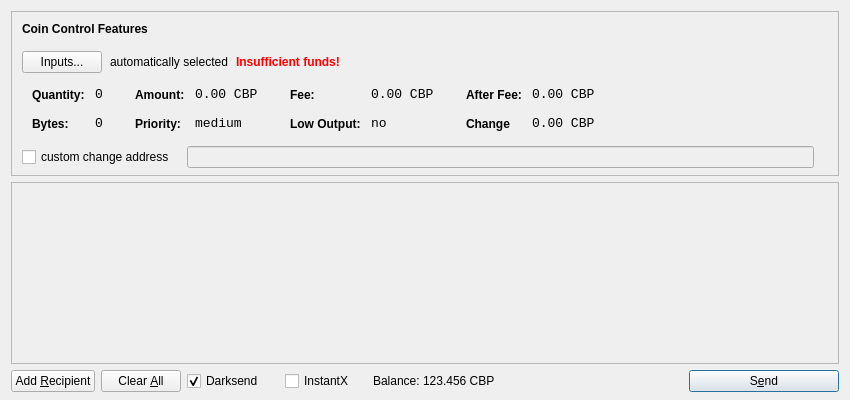
<?xml version="1.0" encoding="UTF-8"?>
<ui version="4.0">
 <class>SendCoinsDialog</class>
 <widget class="QDialog" name="SendCoinsDialog">
  <property name="geometry">
   <rect>
    <x>0</x>
    <y>0</y>
    <width>850</width>
    <height>400</height>
   </rect>
  </property>
  <property name="windowTitle">
   <string>Send Coins</string>
  </property>
  <layout class="QVBoxLayout" name="verticalLayout" stretch="0,1,0">
   <property name="bottomMargin">
    <number>8</number>
   </property>
   <item>
    <widget class="QFrame" name="frameCoinControl">
     <property name="sizePolicy">
      <sizepolicy hsizetype="Expanding" vsizetype="Expanding">
       <horstretch>0</horstretch>
       <verstretch>0</verstretch>
      </sizepolicy>
     </property>
     <property name="maximumSize">
      <size>
       <width>16777215</width>
       <height>16777215</height>
      </size>
     </property>
     <property name="frameShape">
      <enum>QFrame::StyledPanel</enum>
     </property>
     <property name="frameShadow">
      <enum>QFrame::Sunken</enum>
     </property>
     <layout class="QVBoxLayout" name="verticalLayoutCoinControl2">
      <property name="spacing">
       <number>-1</number>
      </property>
      <property name="leftMargin">
       <number>0</number>
      </property>
      <property name="topMargin">
       <number>0</number>
      </property>
      <property name="rightMargin">
       <number>0</number>
      </property>
      <property name="bottomMargin">
       <number>6</number>
      </property>
      <item>
       <layout class="QVBoxLayout" name="verticalLayoutCoinControl" stretch="0,0,0,0,1">
        <property name="spacing">
         <number>0</number>
        </property>
        <property name="leftMargin">
         <number>10</number>
        </property>
        <property name="topMargin">
         <number>10</number>
        </property>
        <item>
         <layout class="QHBoxLayout" name="horizontalLayoutCoinControl1">
          <property name="bottomMargin">
           <number>15</number>
          </property>
          <item>
           <widget class="QLabel" name="labelCoinControlFeatures">
            <property name="sizePolicy">
             <sizepolicy hsizetype="Preferred" vsizetype="Maximum">
              <horstretch>0</horstretch>
              <verstretch>0</verstretch>
             </sizepolicy>
            </property>
            <property name="font">
             <font>
              <weight>75</weight>
              <bold>true</bold>
             </font>
            </property>
            <property name="styleSheet">
             <string notr="true">font-weight:bold;</string>
            </property>
            <property name="text">
             <string>Coin Control Features</string>
            </property>
           </widget>
          </item>
         </layout>
        </item>
        <item>
         <layout class="QHBoxLayout" name="horizontalLayoutCoinControl2" stretch="0,0,0,0">
          <property name="spacing">
           <number>8</number>
          </property>
          <property name="bottomMargin">
           <number>10</number>
          </property>
          <item>
           <widget class="QPushButton" name="pushButtonCoinControl">
            <property name="styleSheet">
             <string notr="true"/>
            </property>
            <property name="text">
             <string>Inputs...</string>
            </property>
           </widget>
          </item>
          <item>
           <widget class="QLabel" name="labelCoinControlAutomaticallySelected">
            <property name="text">
             <string>automatically selected</string>
            </property>
            <property name="margin">
             <number>5</number>
            </property>
           </widget>
          </item>
          <item>
           <widget class="QLabel" name="labelCoinControlInsuffFunds">
            <property name="font">
             <font>
              <weight>75</weight>
              <bold>true</bold>
             </font>
            </property>
            <property name="styleSheet">
             <string notr="true">color:red;font-weight:bold;</string>
            </property>
            <property name="text">
             <string>Insufficient funds!</string>
            </property>
            <property name="margin">
             <number>5</number>
            </property>
           </widget>
          </item>
          <item>
           <spacer name="horizontalSpacerCoinControl">
            <property name="orientation">
             <enum>Qt::Horizontal</enum>
            </property>
            <property name="sizeHint" stdset="0">
             <size>
              <width>40</width>
              <height>1</height>
             </size>
            </property>
           </spacer>
          </item>
         </layout>
        </item>
        <item>
         <widget class="QWidget" name="widgetCoinControl" native="true">
          <property name="sizePolicy">
           <sizepolicy hsizetype="Preferred" vsizetype="Preferred">
            <horstretch>0</horstretch>
            <verstretch>0</verstretch>
           </sizepolicy>
          </property>
          <property name="minimumSize">
           <size>
            <width>0</width>
            <height>0</height>
           </size>
          </property>
          <property name="styleSheet">
           <string notr="true"/>
          </property>
          <layout class="QHBoxLayout" name="horizontalLayoutCoinControl5">
           <property name="margin">
            <number>0</number>
           </property>
           <item>
            <layout class="QHBoxLayout" name="horizontalLayoutCoinControl3" stretch="0,0,0,1">
             <property name="spacing">
              <number>20</number>
             </property>
             <property name="topMargin">
              <number>0</number>
             </property>
             <property name="bottomMargin">
              <number>10</number>
             </property>
             <item>
              <layout class="QFormLayout" name="formLayoutCoinControl1">
               <property name="horizontalSpacing">
                <number>10</number>
               </property>
               <property name="verticalSpacing">
                <number>14</number>
               </property>
               <property name="leftMargin">
                <number>10</number>
               </property>
               <property name="topMargin">
                <number>4</number>
               </property>
               <property name="rightMargin">
                <number>6</number>
               </property>
               <item row="0" column="0">
                <widget class="QLabel" name="labelCoinControlQuantityText">
                 <property name="styleSheet">
                  <string notr="true">font-weight:bold;</string>
                 </property>
                 <property name="text">
                  <string>Quantity:</string>
                 </property>
                 <property name="margin">
                  <number>0</number>
                 </property>
                </widget>
               </item>
               <item row="0" column="1">
                <widget class="QLabel" name="labelCoinControlQuantity">
                 <property name="font">
                  <font>
                   <family>Monospace</family>
                   <pointsize>10</pointsize>
                  </font>
                 </property>
                 <property name="cursor">
                  <cursorShape>IBeamCursor</cursorShape>
                 </property>
                 <property name="contextMenuPolicy">
                  <enum>Qt::ActionsContextMenu</enum>
                 </property>
                 <property name="text">
                  <string>0</string>
                 </property>
                 <property name="margin">
                  <number>0</number>
                 </property>
                 <property name="textInteractionFlags">
                  <set>Qt::LinksAccessibleByMouse|Qt::TextSelectableByKeyboard|Qt::TextSelectableByMouse</set>
                 </property>
                </widget>
               </item>
               <item row="1" column="0">
                <widget class="QLabel" name="labelCoinControlBytesText">
                 <property name="styleSheet">
                  <string notr="true">font-weight:bold;</string>
                 </property>
                 <property name="text">
                  <string>Bytes:</string>
                 </property>
                </widget>
               </item>
               <item row="1" column="1">
                <widget class="QLabel" name="labelCoinControlBytes">
                 <property name="font">
                  <font>
                   <family>Monospace</family>
                   <pointsize>10</pointsize>
                  </font>
                 </property>
                 <property name="cursor">
                  <cursorShape>IBeamCursor</cursorShape>
                 </property>
                 <property name="contextMenuPolicy">
                  <enum>Qt::ActionsContextMenu</enum>
                 </property>
                 <property name="text">
                  <string>0</string>
                 </property>
                 <property name="textInteractionFlags">
                  <set>Qt::LinksAccessibleByMouse|Qt::TextSelectableByKeyboard|Qt::TextSelectableByMouse</set>
                 </property>
                </widget>
               </item>
              </layout>
             </item>
             <item>
              <layout class="QFormLayout" name="formLayoutCoinControl2">
               <property name="horizontalSpacing">
                <number>10</number>
               </property>
               <property name="verticalSpacing">
                <number>14</number>
               </property>
               <property name="leftMargin">
                <number>6</number>
               </property>
               <property name="topMargin">
                <number>4</number>
               </property>
               <property name="rightMargin">
                <number>6</number>
               </property>
               <item row="0" column="0">
                <widget class="QLabel" name="labelCoinControlAmountText">
                 <property name="styleSheet">
                  <string notr="true">font-weight:bold;</string>
                 </property>
                 <property name="text">
                  <string>Amount:</string>
                 </property>
                 <property name="margin">
                  <number>0</number>
                 </property>
                </widget>
               </item>
               <item row="0" column="1">
                <widget class="QLabel" name="labelCoinControlAmount">
                 <property name="font">
                  <font>
                   <family>Monospace</family>
                   <pointsize>10</pointsize>
                  </font>
                 </property>
                 <property name="cursor">
                  <cursorShape>IBeamCursor</cursorShape>
                 </property>
                 <property name="contextMenuPolicy">
                  <enum>Qt::ActionsContextMenu</enum>
                 </property>
                 <property name="text">
                  <string>0.00 CBP</string>
                 </property>
                 <property name="textInteractionFlags">
                  <set>Qt::LinksAccessibleByMouse|Qt::TextSelectableByKeyboard|Qt::TextSelectableByMouse</set>
                 </property>
                </widget>
               </item>
               <item row="1" column="0">
                <widget class="QLabel" name="labelCoinControlPriorityText">
                 <property name="styleSheet">
                  <string notr="true">font-weight:bold;</string>
                 </property>
                 <property name="text">
                  <string>Priority:</string>
                 </property>
                </widget>
               </item>
               <item row="1" column="1">
                <widget class="QLabel" name="labelCoinControlPriority">
                 <property name="font">
                  <font>
                   <family>Monospace</family>
                   <pointsize>10</pointsize>
                  </font>
                 </property>
                 <property name="cursor">
                  <cursorShape>IBeamCursor</cursorShape>
                 </property>
                 <property name="contextMenuPolicy">
                  <enum>Qt::ActionsContextMenu</enum>
                 </property>
                 <property name="text">
                  <string>medium</string>
                 </property>
                 <property name="textInteractionFlags">
                  <set>Qt::LinksAccessibleByMouse|Qt::TextSelectableByKeyboard|Qt::TextSelectableByMouse</set>
                 </property>
                </widget>
               </item>
              </layout>
             </item>
             <item>
              <layout class="QFormLayout" name="formLayoutCoinControl3">
               <property name="horizontalSpacing">
                <number>10</number>
               </property>
               <property name="verticalSpacing">
                <number>14</number>
               </property>
               <property name="leftMargin">
                <number>6</number>
               </property>
               <property name="topMargin">
                <number>4</number>
               </property>
               <property name="rightMargin">
                <number>6</number>
               </property>
               <item row="0" column="0">
                <widget class="QLabel" name="labelCoinControlFeeText">
                 <property name="styleSheet">
                  <string notr="true">font-weight:bold;</string>
                 </property>
                 <property name="text">
                  <string>Fee:</string>
                 </property>
                 <property name="margin">
                  <number>0</number>
                 </property>
                </widget>
               </item>
               <item row="0" column="1">
                <widget class="QLabel" name="labelCoinControlFee">
                 <property name="font">
                  <font>
                   <family>Monospace</family>
                   <pointsize>10</pointsize>
                  </font>
                 </property>
                 <property name="cursor">
                  <cursorShape>IBeamCursor</cursorShape>
                 </property>
                 <property name="contextMenuPolicy">
                  <enum>Qt::ActionsContextMenu</enum>
                 </property>
                 <property name="text">
                  <string>0.00 CBP</string>
                 </property>
                 <property name="textInteractionFlags">
                  <set>Qt::LinksAccessibleByMouse|Qt::TextSelectableByKeyboard|Qt::TextSelectableByMouse</set>
                 </property>
                </widget>
               </item>
               <item row="1" column="0">
                <widget class="QLabel" name="labelCoinControlLowOutputText">
                 <property name="styleSheet">
                  <string notr="true">font-weight:bold;</string>
                 </property>
                 <property name="text">
                  <string>Low Output:</string>
                 </property>
                </widget>
               </item>
               <item row="1" column="1">
                <widget class="QLabel" name="labelCoinControlLowOutput">
                 <property name="font">
                  <font>
                   <family>Monospace</family>
                   <pointsize>10</pointsize>
                  </font>
                 </property>
                 <property name="cursor">
                  <cursorShape>IBeamCursor</cursorShape>
                 </property>
                 <property name="contextMenuPolicy">
                  <enum>Qt::ActionsContextMenu</enum>
                 </property>
                 <property name="text">
                  <string>no</string>
                 </property>
                 <property name="textInteractionFlags">
                  <set>Qt::LinksAccessibleByMouse|Qt::TextSelectableByKeyboard|Qt::TextSelectableByMouse</set>
                 </property>
                </widget>
               </item>
              </layout>
             </item>
             <item>
              <layout class="QFormLayout" name="formLayoutCoinControl4">
               <property name="horizontalSpacing">
                <number>10</number>
               </property>
               <property name="verticalSpacing">
                <number>14</number>
               </property>
               <property name="leftMargin">
                <number>6</number>
               </property>
               <property name="topMargin">
                <number>4</number>
               </property>
               <property name="rightMargin">
                <number>6</number>
               </property>
               <item row="0" column="0">
                <widget class="QLabel" name="labelCoinControlAfterFeeText">
                 <property name="styleSheet">
                  <string notr="true">font-weight:bold;</string>
                 </property>
                 <property name="text">
                  <string>After Fee:</string>
                 </property>
                 <property name="margin">
                  <number>0</number>
                 </property>
                </widget>
               </item>
               <item row="0" column="1">
                <widget class="QLabel" name="labelCoinControlAfterFee">
                 <property name="font">
                  <font>
                   <family>Monospace</family>
                   <pointsize>10</pointsize>
                  </font>
                 </property>
                 <property name="cursor">
                  <cursorShape>IBeamCursor</cursorShape>
                 </property>
                 <property name="contextMenuPolicy">
                  <enum>Qt::ActionsContextMenu</enum>
                 </property>
                 <property name="text">
                  <string>0.00 CBP</string>
                 </property>
                 <property name="textInteractionFlags">
                  <set>Qt::LinksAccessibleByMouse|Qt::TextSelectableByKeyboard|Qt::TextSelectableByMouse</set>
                 </property>
                </widget>
               </item>
               <item row="1" column="0">
                <widget class="QLabel" name="labelCoinControlChangeText">
                 <property name="styleSheet">
                  <string notr="true">font-weight:bold;</string>
                 </property>
                 <property name="text">
                  <string>Change</string>
                 </property>
                </widget>
               </item>
               <item row="1" column="1">
                <widget class="QLabel" name="labelCoinControlChange">
                 <property name="font">
                  <font>
                   <family>Monospace</family>
                   <pointsize>10</pointsize>
                  </font>
                 </property>
                 <property name="cursor">
                  <cursorShape>IBeamCursor</cursorShape>
                 </property>
                 <property name="contextMenuPolicy">
                  <enum>Qt::ActionsContextMenu</enum>
                 </property>
                 <property name="text">
                  <string>0.00 CBP</string>
                 </property>
                 <property name="textInteractionFlags">
                  <set>Qt::LinksAccessibleByMouse|Qt::TextSelectableByKeyboard|Qt::TextSelectableByMouse</set>
                 </property>
                </widget>
               </item>
              </layout>
             </item>
            </layout>
           </item>
          </layout>
         </widget>
        </item>
        <item>
         <layout class="QHBoxLayout" name="horizontalLayoutCoinControl4" stretch="0,0,0">
          <property name="spacing">
           <number>12</number>
          </property>
          <property name="sizeConstraint">
           <enum>QLayout::SetDefaultConstraint</enum>
          </property>
          <property name="topMargin">
           <number>5</number>
          </property>
          <property name="rightMargin">
           <number>5</number>
          </property>
          <item>
           <widget class="QCheckBox" name="checkBoxCoinControlChange">
            <property name="text">
             <string>custom change address</string>
            </property>
           </widget>
          </item>
          <item>
           <widget class="QLineEdit" name="lineEditCoinControlChange">
            <property name="enabled">
             <bool>false</bool>
            </property>
            <property name="sizePolicy">
             <sizepolicy hsizetype="Expanding" vsizetype="Fixed">
              <horstretch>0</horstretch>
              <verstretch>0</verstretch>
             </sizepolicy>
            </property>
           </widget>
          </item>
          <item>
           <widget class="QLabel" name="labelCoinControlChangeLabel">
            <property name="sizePolicy">
             <sizepolicy hsizetype="Preferred" vsizetype="Expanding">
              <horstretch>0</horstretch>
              <verstretch>0</verstretch>
             </sizepolicy>
            </property>
            <property name="minimumSize">
             <size>
              <width>0</width>
              <height>0</height>
             </size>
            </property>
            <property name="text">
             <string/>
            </property>
            <property name="margin">
             <number>3</number>
            </property>
           </widget>
          </item>
         </layout>
        </item>
        <item>
         <spacer name="verticalSpacerCoinControl">
          <property name="orientation">
           <enum>Qt::Vertical</enum>
          </property>
          <property name="sizeHint" stdset="0">
           <size>
            <width>800</width>
            <height>1</height>
           </size>
          </property>
         </spacer>
        </item>
       </layout>
      </item>
     </layout>
    </widget>
   </item>
   <item>
    <widget class="QScrollArea" name="scrollArea">
     <property name="widgetResizable">
      <bool>true</bool>
     </property>
     <widget class="QWidget" name="scrollAreaWidgetContents">
      <property name="geometry">
       <rect>
        <x>0</x>
        <y>0</y>
        <width>830</width>
        <height>165</height>
       </rect>
      </property>
      <layout class="QVBoxLayout" name="verticalLayout_2">
       <property name="margin">
        <number>0</number>
       </property>
       <item>
        <layout class="QVBoxLayout" name="entries">
         <property name="spacing">
          <number>6</number>
         </property>
        </layout>
       </item>
       <item>
        <spacer name="verticalSpacer">
         <property name="orientation">
          <enum>Qt::Vertical</enum>
         </property>
         <property name="sizeHint" stdset="0">
          <size>
           <width>20</width>
           <height>40</height>
          </size>
         </property>
        </spacer>
       </item>
      </layout>
     </widget>
    </widget>
   </item>
   <item>
    <layout class="QHBoxLayout" name="horizontalLayout">
     <item>
      <widget class="QPushButton" name="addButton">
       <property name="toolTip">
        <string>Send to multiple recipients at once</string>
       </property>
       <property name="text">
        <string>Add &amp;Recipient</string>
       </property>
       <property name="autoDefault">
        <bool>false</bool>
       </property>
      </widget>
     </item>
     <item>
      <widget class="QPushButton" name="clearButton">
       <property name="sizePolicy">
        <sizepolicy hsizetype="Minimum" vsizetype="Fixed">
         <horstretch>0</horstretch>
         <verstretch>0</verstretch>
        </sizepolicy>
       </property>
       <property name="toolTip">
        <string>Remove all transaction fields</string>
       </property>
       <property name="text">
        <string>Clear &amp;All</string>
       </property>
       <property name="autoRepeatDelay">
        <number>300</number>
       </property>
       <property name="autoDefault">
        <bool>false</bool>
       </property>
      </widget>
     </item>
     <item>
      <layout class="QHBoxLayout" name="horizontalLayout_2">
       <property name="spacing">
        <number>3</number>
       </property>
        <item>
        <widget class="QCheckBox" name="checkUseDarksend">
         <property name="minimumSize">
          <size>
           <width>95</width>
           <height>0</height>
          </size>
         </property>
         <property name="text">
          <string>Darksend</string>
         </property>
         <property name="checked">
          <bool>true</bool>
         </property>
        </widget>
       </item>
       <item>
        <widget class="QCheckBox" name="checkInstantX">
         <property name="enabled">
          <bool>true</bool>
         </property>
         <property name="minimumSize">
          <size>
           <width>85</width>
           <height>0</height>
          </size>
         </property>
         <property name="text">
          <string>InstantX</string>
         </property>
        </widget>
       </item>
       <item>
        <widget class="QLabel" name="label">
         <property name="sizePolicy">
          <sizepolicy hsizetype="Preferred" vsizetype="Fixed">
           <horstretch>0</horstretch>
           <verstretch>0</verstretch>
          </sizepolicy>
         </property>
         <property name="text">
          <string>Balance:</string>
         </property>
        </widget>
       </item>
       <item>
        <widget class="QLabel" name="labelBalance">
         <property name="sizePolicy">
          <sizepolicy hsizetype="Preferred" vsizetype="Fixed">
           <horstretch>0</horstretch>
           <verstretch>0</verstretch>
          </sizepolicy>
         </property>
         <property name="cursor">
          <cursorShape>IBeamCursor</cursorShape>
         </property>
         <property name="text">
          <string>123.456 CBP</string>
         </property>
         <property name="textInteractionFlags">
          <set>Qt::LinksAccessibleByMouse|Qt::TextSelectableByKeyboard|Qt::TextSelectableByMouse</set>
         </property>
        </widget>
       </item>
      </layout>
     </item>
     <item>
      <spacer name="horizontalSpacer">
       <property name="orientation">
        <enum>Qt::Horizontal</enum>
       </property>
       <property name="sizeHint" stdset="0">
        <size>
         <width>40</width>
         <height>20</height>
        </size>
       </property>
      </spacer>
     </item>
     <item>
      <widget class="QPushButton" name="sendButton">
       <property name="minimumSize">
        <size>
         <width>150</width>
         <height>0</height>
        </size>
       </property>
       <property name="toolTip">
        <string>Confirm the send action</string>
       </property>
       <property name="text">
        <string>S&amp;end</string>
       </property>
       <property name="icon">
        <iconset resource="../bitcoin.qrc">
         <normaloff>:/icons/send</normaloff>:/icons/send</iconset>
       </property>
       <property name="default">
        <bool>true</bool>
       </property>
      </widget>
     </item>
    </layout>
   </item>
  </layout>
 </widget>
 <resources>
  <include location="../bitcoin.qrc"/>
 </resources>
 <connections/>
</ui>
